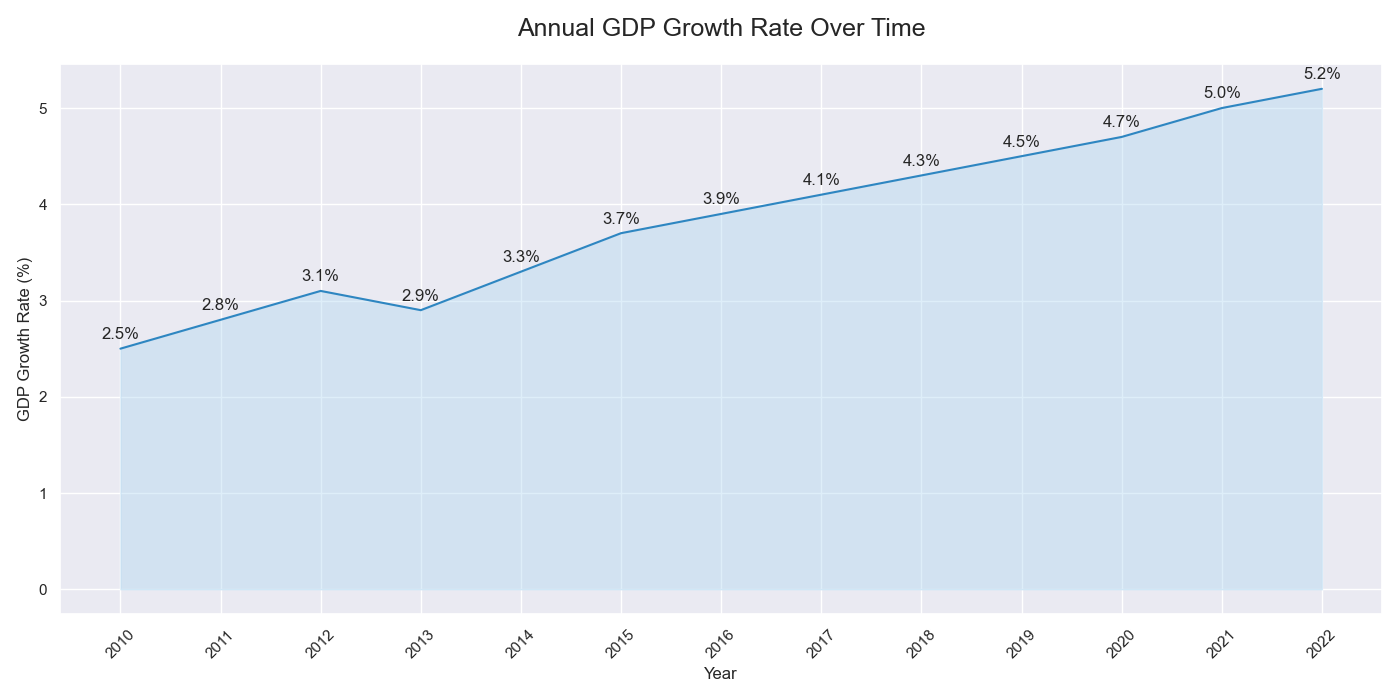

Write the Python code that produced this figure.

import pandas as pd
import seaborn as sns
import matplotlib.pyplot as plt

data = {
    'Year': ['2010', '2011', '2012', '2013', '2014', '2015', '2016', '2017', '2018', '2019', '2020', '2021', '2022'],
    'GDP Growth Rate (%)': [2.5, 2.8, 3.1, 2.9, 3.3, 3.7, 3.9, 4.1, 4.3, 4.5, 4.7, 5.0, 5.2]
}

df = pd.DataFrame(data)

plt.figure(figsize=(14, 7))
chart = sns.lineplot(x='Year', y='GDP Growth Rate (%)', data=df, color="#2E86C1")

plt.fill_between(x=df['Year'], y1=df['GDP Growth Rate (%)'], color="#AED6F1", alpha=0.4)

for i in range(df.shape[0]):
    plt.text(df['Year'][i], df['GDP Growth Rate (%)'][i] + 0.1, f"{df['GDP Growth Rate (%)'][i]}%", horizontalalignment='center')

plt.title('Annual GDP Growth Rate Over Time', fontsize=18, pad=20)
plt.xlabel('Year')
plt.ylabel('GDP Growth Rate (%)')
plt.xticks(rotation=45)
plt.tight_layout()
plt.show()
